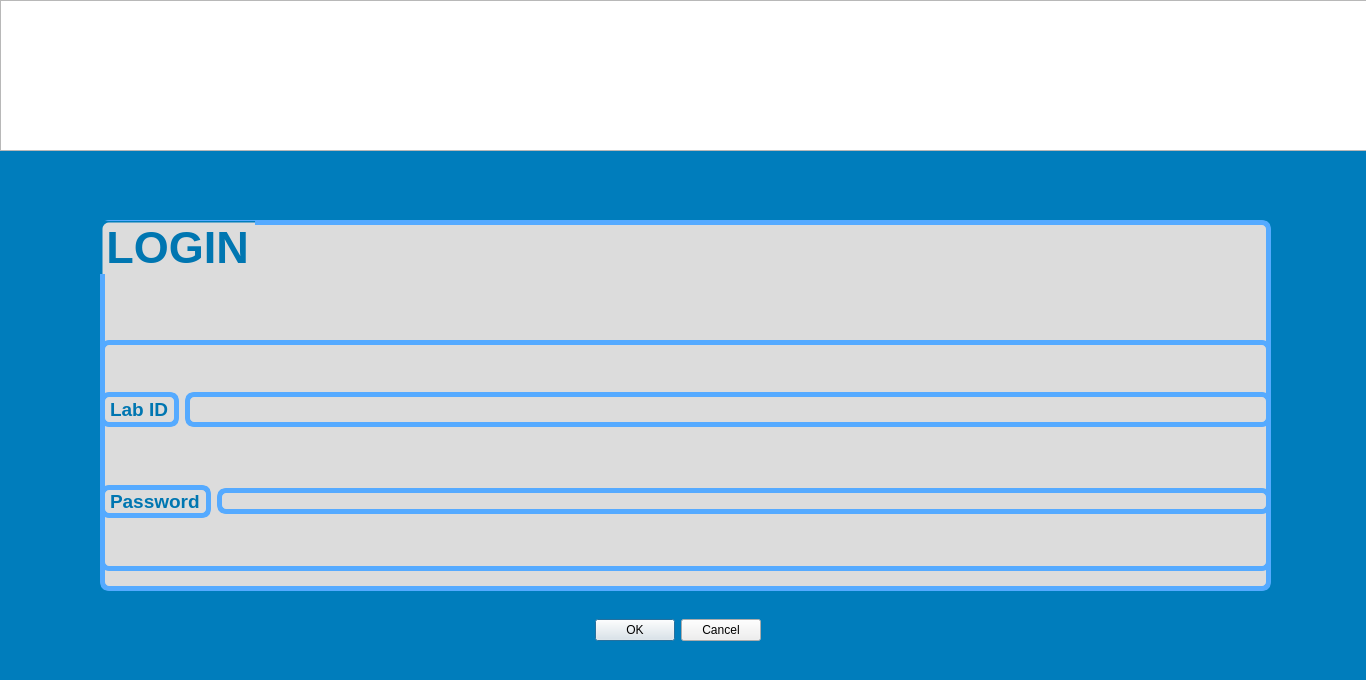
<?xml version="1.0" encoding="UTF-8"?>
<ui version="4.0">
 <class>loginDialog</class>
 <widget class="QDialog" name="loginDialog">
  <property name="geometry">
   <rect>
    <x>0</x>
    <y>0</y>
    <width>1366</width>
    <height>680</height>
   </rect>
  </property>
  <property name="font">
   <font>
    <pointsize>10</pointsize>
   </font>
  </property>
  <property name="windowTitle">
   <string>Dialog</string>
  </property>
  <property name="styleSheet">
   <string notr="true">
QDialog{
background-color: rgb(0, 125, 188);}</string>
  </property>
  <widget class="QDialogButtonBox" name="buttonBox">
   <property name="geometry">
    <rect>
     <x>340</x>
     <y>600</y>
     <width>421</width>
     <height>61</height>
    </rect>
   </property>
   <property name="orientation">
    <enum>Qt::Horizontal</enum>
   </property>
   <property name="standardButtons">
    <set>QDialogButtonBox::Cancel|QDialogButtonBox::Ok</set>
   </property>
  </widget>
  <widget class="QGraphicsView" name="graphicsView">
   <property name="geometry">
    <rect>
     <x>0</x>
     <y>0</y>
     <width>1371</width>
     <height>151</height>
    </rect>
   </property>
   <property name="styleSheet">
    <string notr="true">background-image: url(:/new/prefix1/download.jpg);</string>
   </property>
  </widget>
  <widget class="QGroupBox" name="groupBox">
   <property name="geometry">
    <rect>
     <x>100</x>
     <y>220</y>
     <width>1171</width>
     <height>371</height>
    </rect>
   </property>
   <property name="font">
    <font>
     <pointsize>34</pointsize>
     <weight>75</weight>
     <bold>true</bold>
    </font>
   </property>
   <property name="styleSheet">
    <string notr="true">background-color: rgb(220, 220, 220);
color: rgb(0, 118, 177);
    border: 5px solid rgb(85, 170, 255);
    border-radius: 9px;
    margin-top: 0.5em;
</string>
   </property>
   <property name="title">
    <string>LOGIN</string>
   </property>
   <widget class="QWidget" name="layoutWidget">
    <property name="geometry">
     <rect>
      <x>0</x>
      <y>120</y>
      <width>1171</width>
      <height>231</height>
     </rect>
    </property>
    <layout class="QVBoxLayout" name="verticalLayout">
     <item>
      <layout class="QHBoxLayout" name="horizontalLayout">
       <item>
        <widget class="QLabel" name="label">
         <property name="font">
          <font>
           <pointsize>14</pointsize>
           <weight>75</weight>
           <bold>true</bold>
          </font>
         </property>
         <property name="text">
          <string>Lab ID</string>
         </property>
        </widget>
       </item>
       <item>
        <widget class="QLineEdit" name="lineEdit">
         <property name="font">
          <font>
           <pointsize>14</pointsize>
          </font>
         </property>
         <property name="frame">
          <bool>true</bool>
         </property>
        </widget>
       </item>
      </layout>
     </item>
     <item>
      <layout class="QHBoxLayout" name="horizontalLayout_2">
       <item>
        <widget class="QLabel" name="label_2">
         <property name="font">
          <font>
           <pointsize>14</pointsize>
           <weight>75</weight>
           <bold>true</bold>
          </font>
         </property>
         <property name="text">
          <string>Password</string>
         </property>
        </widget>
       </item>
       <item>
        <widget class="QLineEdit" name="lineEdit_2"/>
       </item>
      </layout>
     </item>
    </layout>
   </widget>
  </widget>
 </widget>
 <resources/>
 <connections>
  <connection>
   <sender>buttonBox</sender>
   <signal>accepted()</signal>
   <receiver>loginDialog</receiver>
   <slot>accept()</slot>
   <hints>
    <hint type="sourcelabel">
     <x>248</x>
     <y>254</y>
    </hint>
    <hint type="destinationlabel">
     <x>157</x>
     <y>274</y>
    </hint>
   </hints>
  </connection>
  <connection>
   <sender>buttonBox</sender>
   <signal>rejected()</signal>
   <receiver>loginDialog</receiver>
   <slot>reject()</slot>
   <hints>
    <hint type="sourcelabel">
     <x>316</x>
     <y>260</y>
    </hint>
    <hint type="destinationlabel">
     <x>286</x>
     <y>274</y>
    </hint>
   </hints>
  </connection>
 </connections>
</ui>
